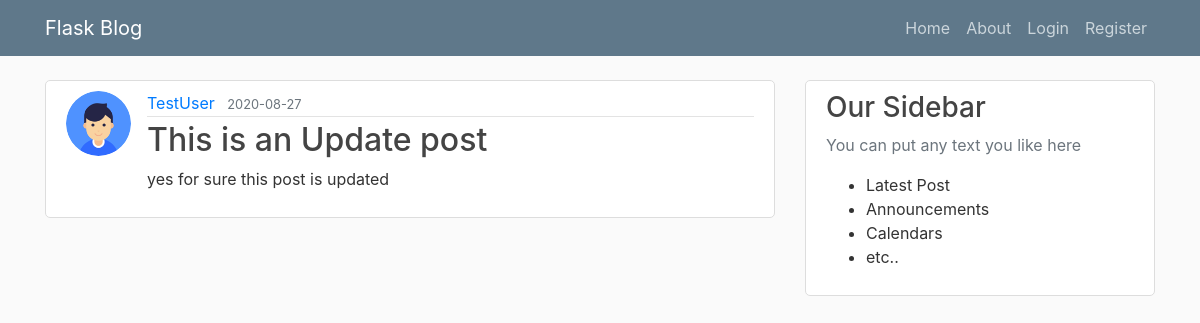
/post/1, run on the app's committed database.
### blog/models.py (models this page shows, shortened)
class User(db.Model, UserMixin ):
    id = db.Column(db.Integer, primary_key=True)
    username = db.Column(db.String(20), unique=True, nullable=False)
    email = db.Column(db.String(120), unique=True, nullable=False)
    image_file = db.Column(db.String(20), nullable=False, default='default.png')
    password = db.Column(db.String(60), nullable= False)
    posts = db.relationship('Post', backref='author', lazy=True)

class Post(db.Model):
    id = db.Column(db.Integer, primary_key=True)
    title = db.Column(db.String(100), nullable=False)
    date_post = db.Column(db.DateTime, nullable=False, default=datetime.utcnow)
    content = db.Column(db.Text, nullable=False)
    user_id = db.Column(db.Integer, db.ForeignKey('user.id'), nullable=False)

### blog/routes.py (the view)
@app.route("/post/<int:post_id>")
def post(post_id):
    post = Post.query.get_or_404(post_id)
    return render_template('post.html', title=post.title, post=post)

### blog/templates/post.html (shortened to what this page needs)
{% extends "layout.html" %}
    {% block content %}
            <article class="media content-section">
                <img src="{{url_for('static', filename='profile_pics/' + post.author.image_file)}}"  class="rounded-circle article-img">
                <div class="media-body">
                    <div class="article-metadata">
                        <a href="{{url_for('user_post', username=post.author.username)}}" class="mr-2">{{ post.author.username}}</a>
                        <small class="text-muted">{{ post.date_post.strftime('%Y-%m-%d')}}</small>
                    </div>
                    <h2 class="article-title">{{ post.title}}</h2>
                    <p class="article-content">{{ post.content}}</p>
                </div>
            </article>
    {% endblock %}

### blog/static/main.css (style rules this page uses)
body { background: #fafafa; color: #333333; margin-top: 5rem; }
h1,h2,h3,h4,h5,h6 { color: #444444; }
.content-section { background: #ffffff; padding: 10px 20px; border: 1px solid #dddddd; border-radius: 5px; margin-bottom: 20px; }
.article-title { color: #444444; }
.article-title { white-space: pre-line; }
.article-img { height: 65px; width: 65px; margin-right: 16px; }
.article-metadata { padding-bottom: 1px; margin-bottom: 4px; border-bottom: 1px solid #e3e3e3; }

### data on the page
User: image_file (picture), author.username "TestUser"
Post: date_post "2020-08-27", title "This is an Update post", content "yes for sure this post is updated"
